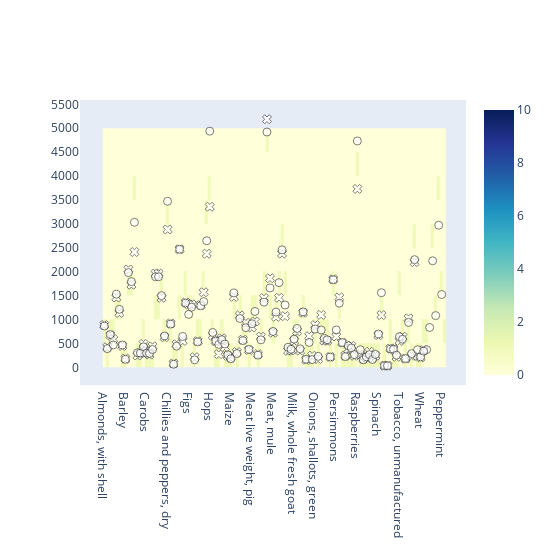

This figure's notebook cell:
### Code cell
fig = go.Figure()

fig.add_trace(go.Scatter(
    x = year_price_2007["Item"],
    y = year_price_2007["Value"],
    mode='markers',
    showlegend=False,
    marker=dict(
        symbol='x',
        opacity=0.7,
        color='white',
        size=8,
        line=dict(width=1),
    )
))
fig.add_trace(go.Scatter(
    x = year_price_2008["Item"],
    y = year_price_2008["Value"],
    mode='markers',
    showlegend=False,
    marker=dict(
        symbol='circle',
        opacity=0.7,
        color='white',
        size=8,
        line=dict(width=1),
    )
))
fig.add_trace(go.Histogram2d(
    x = year_price_2012["Item"],
    y = year_price_2012["Value"],
    colorscale='YlGnBu',
    zmax=10,
    nbinsx=14,
    nbinsy=14,
    zauto=False,
))

fig.update_layout(
    xaxis=dict( ticks='', showgrid=False, zeroline=False, nticks=20 ),
    yaxis=dict( ticks='', showgrid=False, zeroline=False, nticks=20 ),
    autosize=False,
    height=550,
    width=550,
    hovermode='closest',

)

fig.show()

### Figure 1 — Plotly figure (JSON) as saved in the notebook; plotly's stock layout.template omitted (floating-point values rounded to 4 significant figures)
{"data": [{"marker": {"color": "white", "line": {"width": 1}, "opacity": 0.7, "size": 8, "symbol": "x"}, "mode": "markers", "showlegend": false, "type": "scatter", "x": ["Almonds, with shell", "Apples", "Apricots", "Artichokes", "Asparagus", "Avocados", "Bananas", "Barley", "Beans, dry", "Beans, green", "Beeswax", "Broad beans, horse beans, dry", "Cabbages and other brassicas", "Canary seed", "Carobs", "Carrots and turnips", "Cauliflowers and broccoli", "Cherries", "Cherries, sour", "Chestnut", "Chick peas", "Chillies and peppers, dry", "Chillies and peppers, green", "Cottonseed", "Cucumbers and gherkins", "Dates", "Eggplants (aubergines)", "Eggs, hen, in shell", "Figs", "Garlic", "Grapefruit (inc. pomelos)", "Grapes", "Groundnuts, with shell", "Hazelnuts, with shell", "Honey, natural", "Hops", "Kiwi fruit", "Leeks, other alliaceous vegetables", "Lemons and limes", "Lentils", "Lettuce and chicory", "Lupins", "Maize", "Mangoes, mangosteens, guavas", "Meat live weight, ass", "Meat live weight, chicken", "Meat live weight, goat", "Meat live weight, horse", "Meat live weight, mule", "Meat live weight, pig", "Meat live weight, rabbit", "Meat live weight, sheep", "Meat, ass", "Meat, chicken", "Meat, goat", "Meat, horse", "Meat, mule", "Meat, pig", "Meat, rabbit", "Meat, sheep", "Meat, turkey", "Melons, other (inc.cantaloupes)", "Milk, whole fresh cow", "Milk, whole fresh goat", "Milk, whole fresh sheep", "Millet", "Mushrooms and truffles", "Oats", "Olives", "Onions, dry", "Onions, shallots, green", "Oranges", "Papayas", "Peaches and nectarines", "Pears", "Peas, dry", "Peas, green", "Persimmons", "Pineapples", "Plums and sloes", "Potatoes", "Pumpkins, squash and gourds", "Quinces", "Rapeseed", "Raspberries", "Rice, paddy", "Rye", "Safflower seed", "Seed cotton", "Sorghum", "Soybeans", "Spinach", "Strawberries", "Sugar beet", "Sugar cane", "Sunflower seed", "Sweet potatoes", "Tangerines, mandarins, clementines, satsumas", "Tobacco, unmanufactured", "Tomatoes", "Triticale", "Vegetables, leguminous nes", "Vetches", "Walnuts, with shell", "Watermelons", "Wheat", "Wool, greasy"], "y": [887.4, 422.5, 671, 590, 1461.0, 1138.0, 449, 183.6, 2048.0, 1728.0, 2413.0, 249.1, 299, 492.3, 338.8, 268.1, 439.9, 1961.0, 1961.0, 1454.0, 632.5, 2885.0, 917.7, 81.8, 485.6, 2470.0, 553.2, 1357.0, 1316.0, 1319.0, 214, 548.4, 1302.0, 1572.0, 2377.0, 3360, 664.4, 546.1, 276.7, 608.5, 421.6, 242.3, 204.5, 1475.0, 322.4, 1088.0, 579.4, 932.1, 362.1, 834.6, 960.9, 276.4, 644.8, 1450.0, 5189.0, 1864.0, 724.1, 1056.0, 1456.0, 2379.0, 1072.0, 346.4, 353.5, 556.1, 754.5, 349.4, 1143.0, 158.2, 655, 245, 885.7, 175.1, 1098.0, 560.8, 556.7, 220.3, 1842.0, 647.2, 1465.0, 518, 244.6, 378.4, 451.1, 241.9, 3732.0, 271.4, 177.9, 210, 327.3, 198.1, 244.8, 674.6, 1094.0, 35.1, 36.3, 394.3, 382.5, 222.5, 553.4, 641.3, 183.8, 1026.0, 242.2, 2200.0, 241.2, 210.3, 360.5]}, {"marker": {"color": "white", "line": {"width": 1}, "opacity": 0.7, "size": 8, "symbol": "circle"}, "mode": "markers", "showlegend": false, "type": "scatter", "x": ["Almonds, with shell", "Apples", "Apricots", "Artichokes", "Asparagus", "Avocados", "Bananas", "Barley", "Beans, dry", "Beans, green", "Beeswax", "Broad beans, horse beans, dry", "Cabbages and other brassicas", "Canary seed", "Carobs", "Carrots and turnips", "Cauliflowers and broccoli", "Cherries", "Cherries, sour", "Chestnut", "Chick peas", "Chicory roots", "Chillies and peppers, dry", "Chillies and peppers, green", "Cotton lint", "Cottonseed", "Cucumbers and gherkins", "Dates", "Eggplants (aubergines)", "Eggs, hen, in shell", "Figs", "Garlic", "Grapefruit (inc. pomelos)", "Grapes", "Groundnuts, with shell", "Hazelnuts, with shell", "Honey, natural", "Hops", "Kiwi fruit", "Leeks, other alliaceous vegetables", "Lemons and limes", "Lentils", "Lettuce and chicory", "Lupins", "Maize", "Mangoes, mangosteens, guavas", "Meat live weight, ass", "Meat live weight, chicken", "Meat live weight, duck", "Meat live weight, goat", "Meat live weight, horse", "Meat live weight, mule", "Meat live weight, pig", "Meat live weight, rabbit", "Meat live weight, sheep", "Meat live weight, turkey", "Meat, ass", "Meat, chicken", "Meat, duck", "Meat, goat", "Meat, horse", "Meat, mule", "Meat, pig", "Meat, rabbit", "Meat, sheep", "Meat, turkey", "Melons, other (inc.cantaloupes)", "Milk, whole fresh cow", "Milk, whole fresh goat", "Milk, whole fresh sheep", "Millet", "Mushrooms and truffles", "Oats", "Olives", "Onions, dry", "Onions, shallots, green", "Oranges", "Papayas", "Peaches and nectarines", "Pears", "Peas, dry", "Peas, green", "Peppermint", "Persimmons", "Pineapples", "Plums and sloes", "Potatoes", "Pumpkins, squash and gourds", "Quinces", "Rapeseed", "Raspberries", "Rice, paddy", "Rye", "Safflower seed", "Seed cotton", "Sorghum", "Soybeans", "Spinach", "Strawberries", "Sugar beet", "Sugar cane", "Sunflower seed", "Sweet potatoes", "Tangerines, mandarins, clementines, satsumas", "Tobacco, unmanufactured", "Tomatoes", "Triticale", "Vegetables, leguminous nes", "Vetches", "Walnuts, with shell", "Watermelons", "Wheat", "Wool, greasy"], "y": [866.2, 391.9, 687.8, 471.3, 1533, 1215.0, 468.4, 169.7, 1983.0, 1794.0, 3034.0, 306.9, 299.7, 430.3, 297.4, 291.8, 375, 1896.0, 1896.0, 1501.0, 657.3, 372.5, 3473.0, 906.9, 835.3, 66.8, 444.1, 2470.0, 648.2, 1347.0, 1109.0, 1260.0, 158.9, 534.8, 1289.0, 1376.0, 2648.0, 4940, 730.7, 553.4, 480.9, 579, 490, 263.9, 182, 1558.0, 288.4, 1024.0, 2230.0, 560.7, 831.3, 376.1, 914, 1170, 256.8, 1084.0, 576.8, 1365.0, 2974.0, 4922.0, 1662.0, 752.1, 1157, 1773.0, 2459.0, 1306.0, 420.6, 379.4, 591.7, 814.8, 389.6, 1161.0, 171.1, 522.2, 163.6, 801.2, 231.5, 783.1, 607, 577.3, 217.6, 1835.0, 1525, 783.7, 1344.0, 520.1, 225.9, 453, 407.4, 268.9, 4735.0, 370.2, 160.3, 220, 267.3, 165.2, 273, 698.2, 1562.0, 37.1, 36.3, 387.1, 377.1, 256.3, 642.9, 588.9, 184.8, 940.9, 289.4, 2253, 370.8, 218.9, 340.5]}, {"colorscale": [[0, "rgb(255,255,217)"], [0.125, "rgb(237,248,177)"], [0.25, "rgb(199,233,180)"], [0.375, "rgb(127,205,187)"], [0.5, "rgb(65,182,196)"], [0.625, "rgb(29,145,192)"], [0.75, "rgb(34,94,168)"], [0.875, "rgb(37,52,148)"], [1, "rgb(8,29,88)"]], "nbinsx": 14, "nbinsy": 14, "type": "histogram2d", "x": ["Almonds, with shell", "Apples", "Apricots", "Artichokes", "Asparagus", "Avocados", "Bananas", "Barley", "Beans, dry", "Beans, green", "Beeswax", "Broad beans, horse beans, dry", "Cabbages and other brassicas", "Canary seed", "Carobs", "Carrots and turnips", "Cauliflowers and broccoli", "Cherries", "Cherries, sour", "Chestnut", "Chick peas", "Chicory roots", "Chillies and peppers, dry", "Chillies and peppers, green", "Cottonseed", "Cucumbers and gherkins", "Dates", "Eggplants (aubergines)", "Eggs, hen, in shell", "Figs", "Garlic", "Grapefruit (inc. pomelos)", "Grapes", "Groundnuts, with shell", "Hazelnuts, with shell", "Honey, natural", "Hops", "Kiwi fruit", "Leeks, other alliaceous vegetables", "Lemons and limes", "Lentils", "Lettuce and chicory", "Lupins", "Maize", "Mangoes, mangosteens, guavas", "Meat live weight, ass", "Meat live weight, chicken", "Meat live weight, duck", "Meat live weight, goat", "Meat live weight, horse", "Meat live weight, mule", "Meat live weight, pig", "Meat live weight, rabbit", "Meat live weight, sheep", "Meat live weight, turkey", "Meat, ass", "Meat, chicken", "Meat, duck", "Meat, goat", "Meat, horse", "Meat, mule", "Meat, pig", "Meat, rabbit", "Meat, sheep", "Meat, turkey", "Melons, other (inc.cantaloupes)", "Milk, whole fresh cow", "Milk, whole fresh goat", "Milk, whole fresh sheep", "Mushrooms and truffles", "Oats", "Olives", "Onions, dry", "Onions, shallots, green", "Oranges", "Papayas", "Peaches and nectarines", "Pears", "Peas, dry", "Peas, green", "Peppermint", "Persimmons", "Pineapples", "Plums and sloes", "Poppy seed", "Potatoes", "Pumpkins, squash and gourds", "Quinces", "Rapeseed", "Raspberries", "Rice, paddy", "Rye", "Safflower seed", "Seed cotton", "Sorghum", "Soybeans", "Spinach", "Strawberries", "Sugar beet", "Sunflower seed", "Sweet potatoes", "Tangerines, mandarins, clementines, satsumas", "Tobacco, unmanufactured", "Tomatoes", "Triticale", "Vegetables, leguminous nes", "Vetches", "Walnuts, with shell", "Watermelons", "Wheat", "Wool, greasy"], "y": [897.4, 434.4, 717.7, 599.7, 1450.0, 1258.0, 209.7, 223.3, 1890, 1744.0, 3614.0, 309.8, 302.8, 598.6, 286.8, 275.2, 413.7, 1403.0, 1403.0, 1867, 654.2, 503.3, 3260.0, 666.3, 98.7, 399.4, 1350, 448, 1896.0, 1352.0, 1342.0, 152.7, 608.7, 700, 1645.0, 3243.0, 3500, 708.3, 493.7, 233.6, 794.9, 439, 268.1, 233, 1201.0, 345.6, 1249.0, 2850, 820.1, 677, 423.4, 1066.0, 1218.0, 457.4, 1445, 691.2, 1666.0, 3800, 4896.0, 1354.0, 846.7, 1349.0, 1846.0, 2927.0, 1741, 273.5, 304, 557.7, 806.5, 1135.0, 217.1, 451.7, 201.3, 639.4, 171.6, 556.2, 620.5, 522.3, 266.5, 1775, 1800, 410.4, 1496.0, 494.9, 850, 246.5, 346.4, 325.4, 349.6, 4260.0, 276.6, 219.2, 311.9, 394.8, 229.5, 441.3, 498.3, 1114.0, 34.5, 500.4, 451.2, 164.5, 1856, 540.4, 219.4, 749.1, 263.6, 2772.0, 204, 247.9, 713.4], "zauto": false, "zmax": 10}], "layout": {"autosize": false, "height": 550, "hovermode": "closest", "width": 550, "xaxis": {"nticks": 20, "showgrid": false, "ticks": "", "zeroline": false}, "yaxis": {"nticks": 20, "showgrid": false, "ticks": "", "zeroline": false}}}
